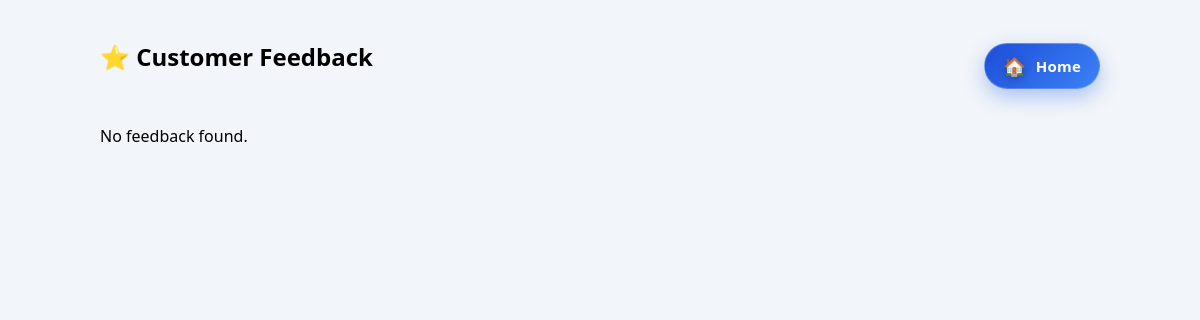
Page /admin/feedback.php on the earlier database version.
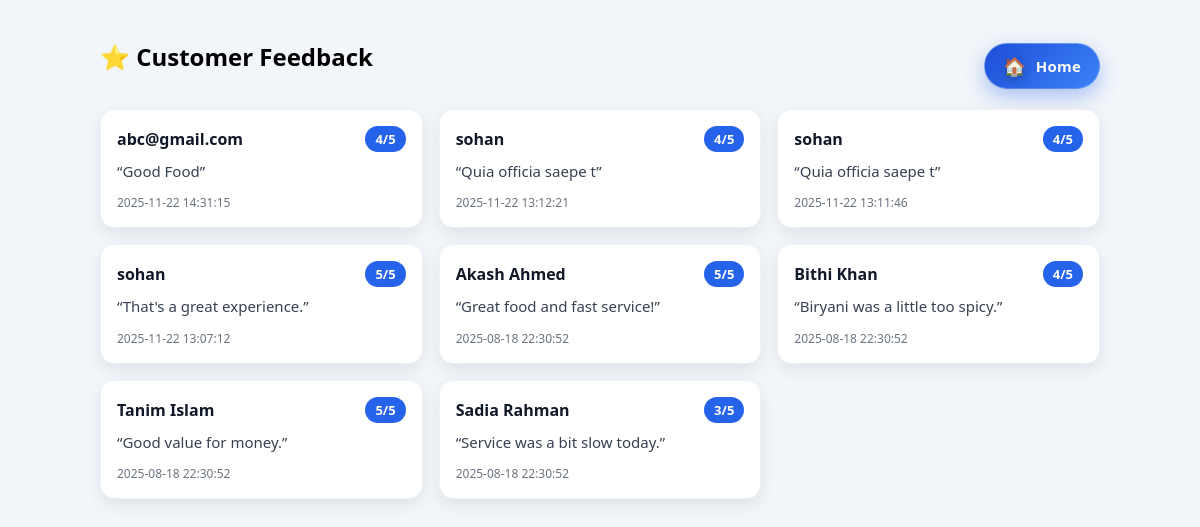
Same page on the later database version.
### tables this page shows
CREATE TABLE `feedback` (
  `feedback_id` int(11) NOT NULL,
  `customer_id` int(11) DEFAULT NULL,
  `rating` int(11) DEFAULT NULL CHECK (`rating` >= 1 and `rating` <= 5),
  `comment` text DEFAULT NULL,
  `feedback_date` timestamp NOT NULL DEFAULT current_timestamp()
);

CREATE TABLE `customers` (
  `customer_id` int(11) NOT NULL,
  `customer_name` varchar(255) NOT NULL,
  `email` varchar(255) DEFAULT NULL,
  `password` varchar(255) NOT NULL,
  `role` enum('admin','user') NOT NULL DEFAULT 'user',
  `phone_number` varchar(20) DEFAULT NULL,
  `address` text DEFAULT NULL,
  `created_at` timestamp NOT NULL DEFAULT current_timestamp(),
  `deleted` enum('0','1') NOT NULL DEFAULT '0'
);

### admin/feedback.php (the view, shortened to what this page needs)
<?php
require_once "../config/db.php";
$stmt = $conn->prepare("
  SELECT
    f.feedback_id,
    f.rating,
    f.comment,
    f.feedback_date,
    c.customer_name
  FROM feedback f
  JOIN customers c ON f.customer_id = c.customer_id
  ORDER BY f.feedback_date DESC
");
$stmt->execute();
$result = $stmt->get_result();
?>
<!DOCTYPE html>
<html>
<head>
  <link rel="stylesheet" href="assets/style.css">
</head>
<body>
<div class="container">
  <div class="page-title">
    <h2>⭐ Customer Feedback</h2>
    <a href="../index.php" class="home-btn">
  <span class="home-btn__icon">🏠</span>
  <span class="home-btn__text">Home</span>
</a>
  </div>
  <div class="feedback-grid">
    <?php if ($result->num_rows > 0): ?>
      <?php while($row = $result->fetch_assoc()): ?>
        <div class="feedback-card">
          <div class="feedback-head">
            <div class="user-name">
              <?= htmlspecialchars($row["customer_name"]) ?>
            </div>
            <div class="rating">
              <?= (int)$row["rating"] ?>/5
            </div>
          </div>
          <div class="comment">
            “<?= htmlspecialchars($row["comment"]) ?>”
          </div>
          <div class="date">
            <?= htmlspecialchars($row["feedback_date"]) ?>
          </div>
        </div>
      <?php endwhile; ?>
    <?php else: ?>
      <p>No feedback found.</p>
    <?php endif; ?>
  </div>
</div>
</body>
</html>

### assets/style.css (style rules this page uses)
body { font-family: system-ui, sans-serif; background: #f2f5f9; margin: 0; padding: 0; }
.container { width: min(100% - 2rem, 1000px); margin: 40px auto; }
h1, h2 { margin-top: 0; }

### admin/feedback.php (style rules this page uses)
.feedback-grid { display: grid; grid-template-columns: repeat(auto-fit, minmax(260px, 1fr)); gap: 16px; margin-top: 16px; }
.feedback-card { background: white; border-radius: 14px; padding: 16px; box-shadow: 0 6px 16px rgba(0,0,0,.08); border: 1px solid #eef2f7; transition: transform .12s ease, box-shadow .2s ease; }
.feedback-head { display: flex; justify-content: space-between; align-items: center; margin-bottom: 8px; }
.user-name { font-weight: 700; font-size: 16px; color: #111827; }
.rating { background: #2563eb; color: white; font-weight: 700; padding: 4px 10px; border-radius: 999px; font-size: 13px; }
.comment { color: #374151; font-size: 15px; line-height: 1.5; margin: 8px 0 12px; }
.date { font-size: 12px; color: #6b7280; }
.page-title { display:flex; justify-content:space-between; align-items:center; gap:12px; flex-wrap:wrap; }
.home-btn { display: inline-flex; align-items: center; gap: 10px; padding: 12px 18px; border-radius: 999px; background: linear-gradient(135deg, #1d4ed8, #3b82f6); color: #fff; font-weight: 700; font-size: 15px; letter-spacing: .2px; text-decoration: none; box-shadow: 0 8px 20px rgba(37, 99, 235, .35); border: 1px solid rgba(255,255,255,.25); transition: transform .12s ease, box-shadow .2s ease, filter .2s ease; }
.home-btn__icon { font-size: 18px; line-height: 1; filter: drop-shadow(0 2px 4px rgba(0,0,0,.25)); }

Differences in the rows shown:
added feedback: customer.customer_name "abc@gmail.com", rating "4", comment "Good Food", feedback_date "2025-11-22 14:31:15"
added feedback: customer.customer_name "sohan", rating "4", comment "Quia officia saepe t", feedback_date "2025-11-22 13:12:21"
added feedback: customer.customer_name "sohan", rating "4", comment "Quia officia saepe t", feedback_date "2025-11-22 13:11:46"
added feedback: customer.customer_name "sohan", rating "5", comment "That's a great experience.", feedback_date "2025-11-22 13:07:12"
added feedback: customer.customer_name "Akash Ahmed", rating "5", comment "Great food and fast service!", feedback_date "2025-08-18 22:30:52"
added feedback: customer.customer_name "Bithi Khan", rating "4", comment "Biryani was a little too spicy.", feedback_date "2025-08-18 22:30:52"
added feedback: customer.customer_name "Tanim Islam", rating "5", comment "Good value for money.", feedback_date "2025-08-18 22:30:52"
added feedback: customer.customer_name "Sadia Rahman", rating "3", comment "Service was a bit slow today.", feedback_date "2025-08-18 22:30:52"
Other differences:
text no longer shown: "No feedback found."
